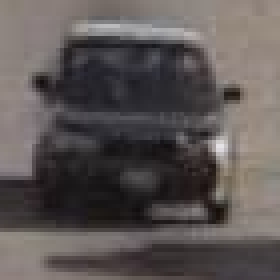
#> input picture template.png, 70 x 70 px (shown 4 times larger)
$ jupyter execute --allow-errors chapter7.ipynb
#> lines starting #> are read from the running program, lines starting #| are printed output that depends on the picture
[cell 1]
import cv2
import numpy as np
import matplotlib.pyplot as plt

[cell 2]
# 画像ファイルの読み込み
image = cv2.imread("sbi/sbi001.png")

# BGRからRGBに変換
#> (the rest of this cell did not finish here and is left out)

[cell 3]
# 画像ファイルの読み込み
template = cv2.imread("template.png")
#> template is the input picture: shape (70, 70, 3); mean B, G, R 85.2, 86.3, 92.7

# BGRからRGBに変換
template_rgb = cv2.cvtColor(template, cv2.COLOR_BGR2RGB)

plt.imshow(template_rgb)
template_rgb.shape
#> Out = (70, 70, 3)

#> (a cell that did not finish here is left out)

[cell 5]
# 画像ファイルの読み込み
image = cv2.imread("sbi/sbi160.png")

# BGRからRGBに変換
#> (the rest of this cell did not finish here and is left out)

#> (a cell that did not finish here is left out)

[cell 7]
# 画像を読み込み
image = cv2.imread("sbi/sbi001.png")
#> (the rest of this cell did not finish here and is left out)

[cell 8]
# 背景画像を読み込み
background = cv2.imread("sbi/background.png")
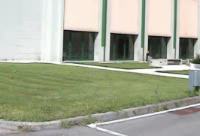
#> input picture sbi/background.png, 200 x 136 px
#> background is the input picture: shape (136, 200, 3); mean B, G, R 150, 169.7, 165.7
background_gray = cv2.cvtColor(background, cv2.COLOR_BGR2GRAY)
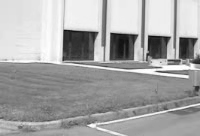
#> background_gray: shape (136, 200); min 12, max 255, mean 166.2
plt.imshow(background_gray, cmap="gray")
